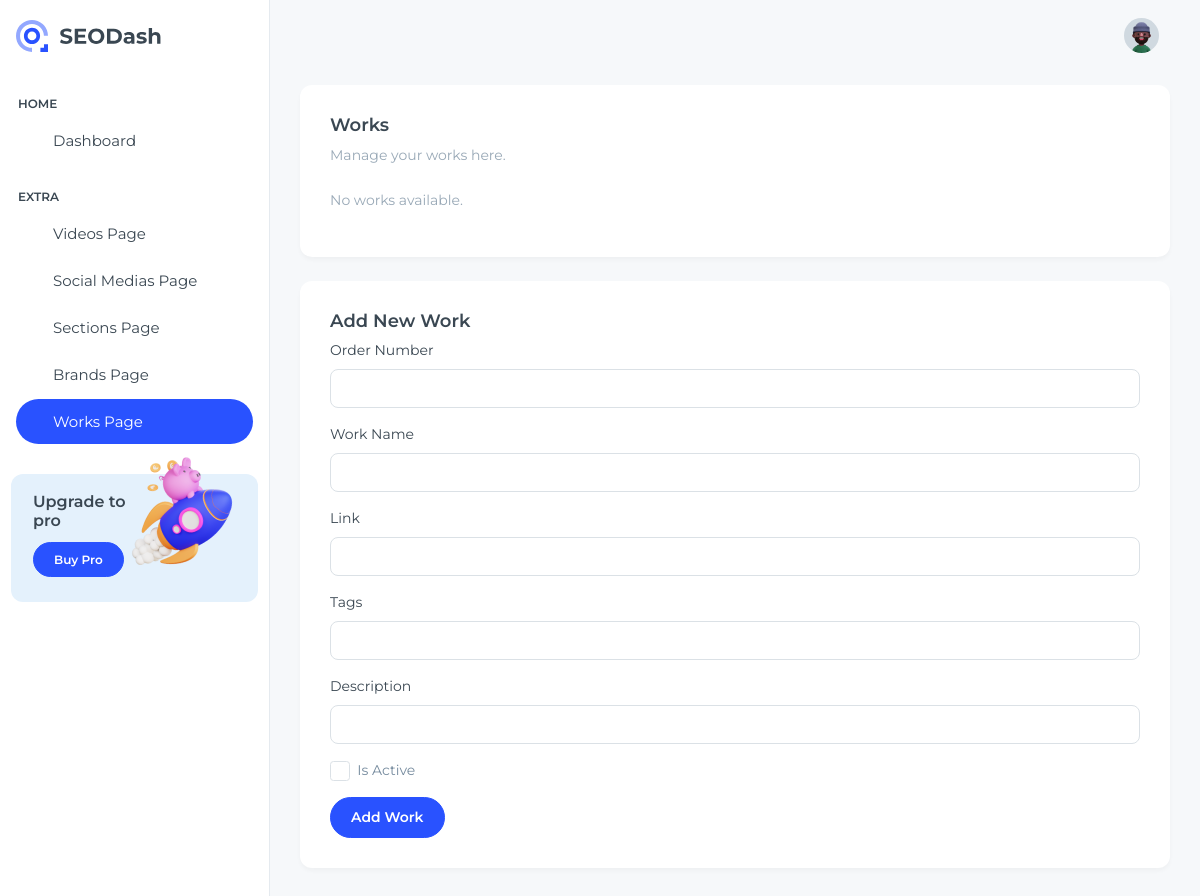
Before: /dashboard/works/ (signed in) with the older database file.
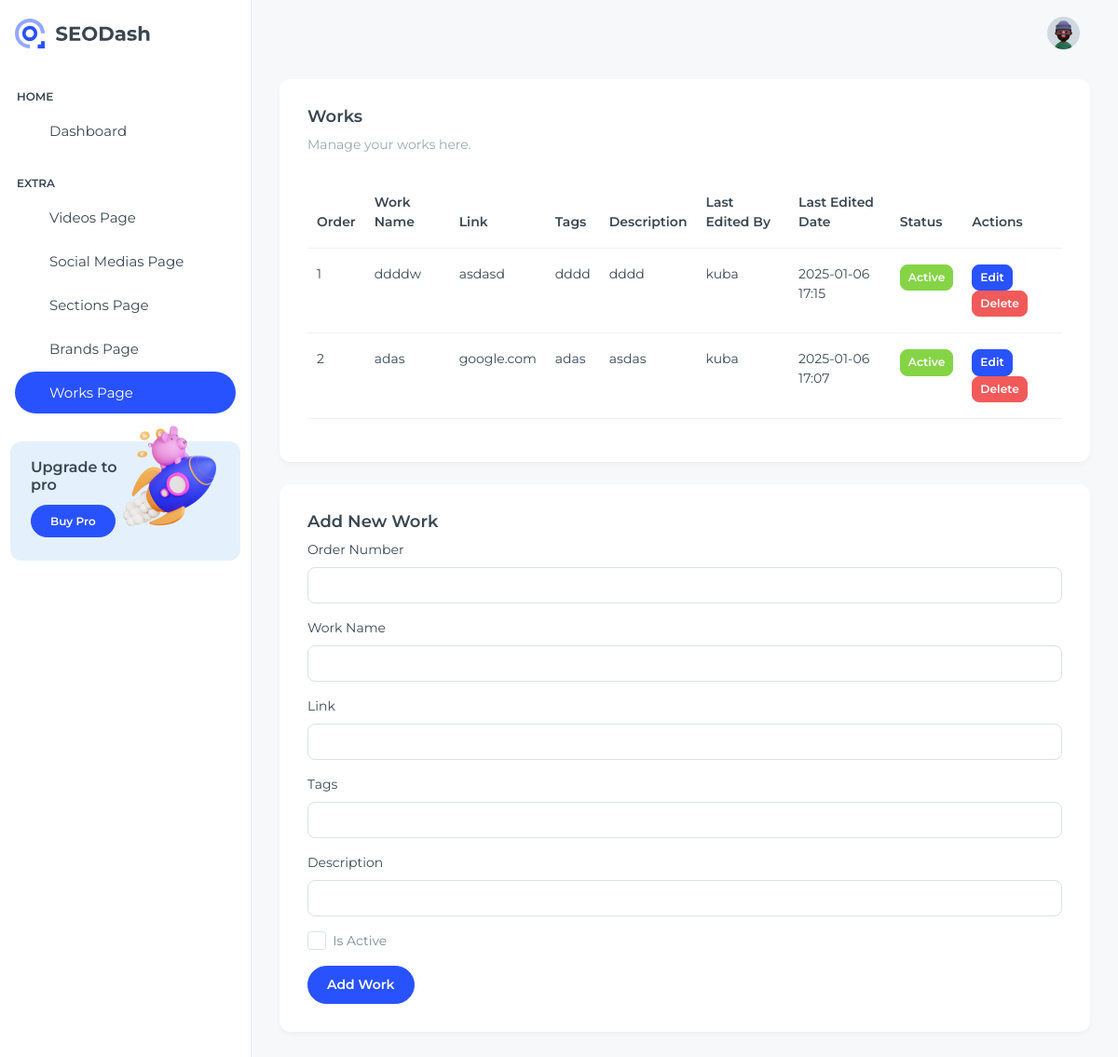
After: the same page with the newer database file.
### dashboard/models.py (models this page shows, shortened)
class Work(models.Model):
    id = models.AutoField(primary_key=True)
    is_active = models.BooleanField(default=True)
    order_number = models.SmallIntegerField(null=False)
    name = models.CharField(max_length=30)
    link = models.CharField(max_length=200)
    tags = models.CharField(max_length=50)
    description = models.TextField()
    last_edited_by = models.ForeignKey("auth.User", on_delete=models.CASCADE, related_name="edited_works")
    last_edited_date = models.DateTimeField(auto_now=True)
    class Meta:
        db_table = "works"
        ordering = ["order_number"]
        constraints = [models.UniqueConstraint(fields=['order_number'], name="unique_work_order")]

### dashboard/views.py (the view)
# urls.py: path("dashboard/works/", views.work_page, name="work-page"),
@login_required
def work_page(request):
    works = Work.objects.all().order_by("order_number")
    form = WorkForm()
    return render(request, "SEODash-main/src/html/work-page.html", {"works": works, "form": form})

### dashboard/views.py (shortened to what this page needs)
class WorkForm(forms.ModelForm):
    class Meta:
        model = Work
        fields = ["name", "link", "tags", "description", "is_active", "order_number"]

### dashboard/templates/SEODash-main/src/html/work-page.html (shortened to what the changed rows need)
{% load static %}
<!DOCTYPE html>
<html lang="en">
  <head>
    <link
      rel="stylesheet"
      href="{% static 'libs/simplebar/dist/simplebar.min.css' %}"
    />
    <link rel="stylesheet" href="{% static 'css/styles.min.css' %}" />
  </head>
  <body>
    <div
      class="page-wrapper"
      id="main-wrapper"
      data-layout="vertical"
      data-navbarbg="skin6"
      data-sidebartype="full"
      data-sidebar-position="fixed"
      data-header-position="fixed"
    >
      <div class="body-wrapper">
        <div class="container-fluid">
          <div class="card mb-4">
            <div class="card-body">
              <h5 class="card-title fw-semibold">Works</h5>
              <p class="text-muted mb-4">Manage your works here.</p>
              {% if works %}
              <div class="table-responsive">
                <table class="table">
                  <thead>
                    <tr>
                      <th>Order</th>
                      <th>Work Name</th>
                      <th>Link</th>
                      <th>Tags</th>
                      <th>Description</th>
                      <th>Last Edited By</th>
                      <th>Last Edited Date</th>
                      <th>Status</th>
                      <th>Actions</th>
                    </tr>
                  </thead>
                  <tbody>
                    {% for work in works %}
                    <tr>
                      <td>{{ work.order_number }}</td>
                      <td>{{work.name}}</td>
                      <td>{{work.link}}</td>
                      <td>{{work.tags}}</td>
                      <td>{{work.description}}</td>
                      <td>{{ work.last_edited_by.username }}</td>
                      <td>{{ work.last_edited_date|date:"Y-m-d H:i" }}</td>
                      <td>
                        <form method="post" action="{% url 'update_work' work.id %}">
                          <button type="button" class="btn btn-sm {% if work.is_active %}btn-success{% else %}btn-secondary{% endif %}" onclick="this.previousElementSibling.checked = !this.previousElementSibling.checked; this.form.submit()">
                            {% if work.is_active %}Active{% else %}Inactive{% endif %}
                          </button>
                        </form>
                      </td>
                      <td>
                        <button type="button" class="btn btn-primary btn-sm" data-bs-toggle="modal" data-bs-target="#editModal{{ work.id }}">
                          Edit
                        </button>
                        <form method="post" action="{% url 'delete_work' work.id %}" class="d-inline">
                          <button type="submit" class="btn btn-danger btn-sm">Delete</button>
                        </form>
                      </td>
                    </tr>
                    {% endfor %}
                  </tbody>
                </table>
              </div>
              {% else %}
              <p class="text-muted">No works available.</p>
              {% endif %}
            </div>
          </div>
        </div>
      </div>
  </body>
</html>

Changed rows visible on the page:
added Work: order_number "1", name "ddddw", link "asdasd", tags "dddd", description "dddd", last_edited_by.username "kuba", last_edited_date "2025-01-06 17:15", is_active "Active"
added Work: order_number "2", name "adas", link "google.com", tags "adas", description "asdas", last_edited_by.username "kuba", last_edited_date "2025-01-06 17:07", is_active "Active"
Other visible differences:
text no longer shown: "No works available."
text now shown: "Order Work Name Link Tags Description Last Edited By Last Edited Date Status Actions"
